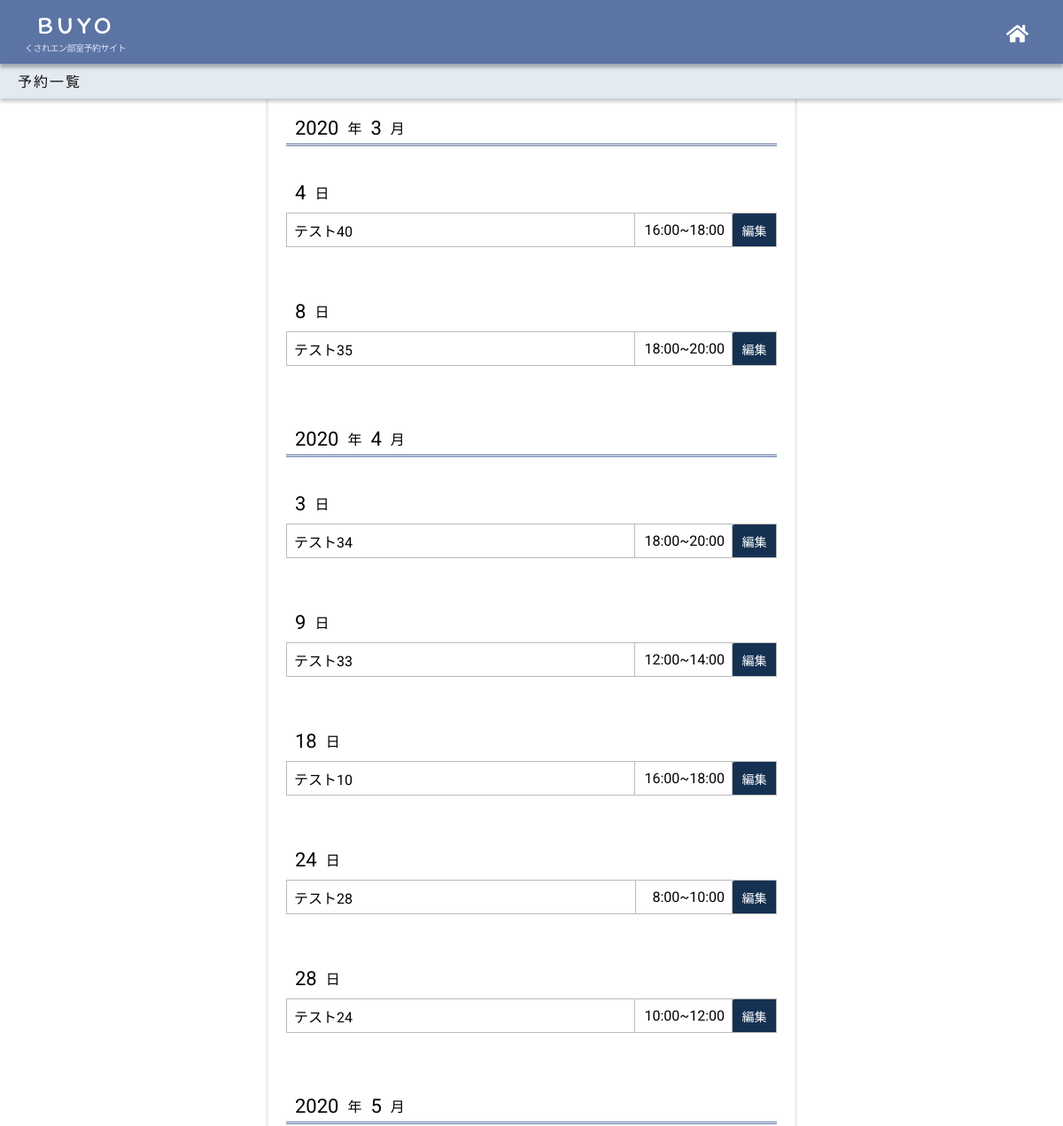
/list.php (upper part), run on an earlier commit of the app's database.
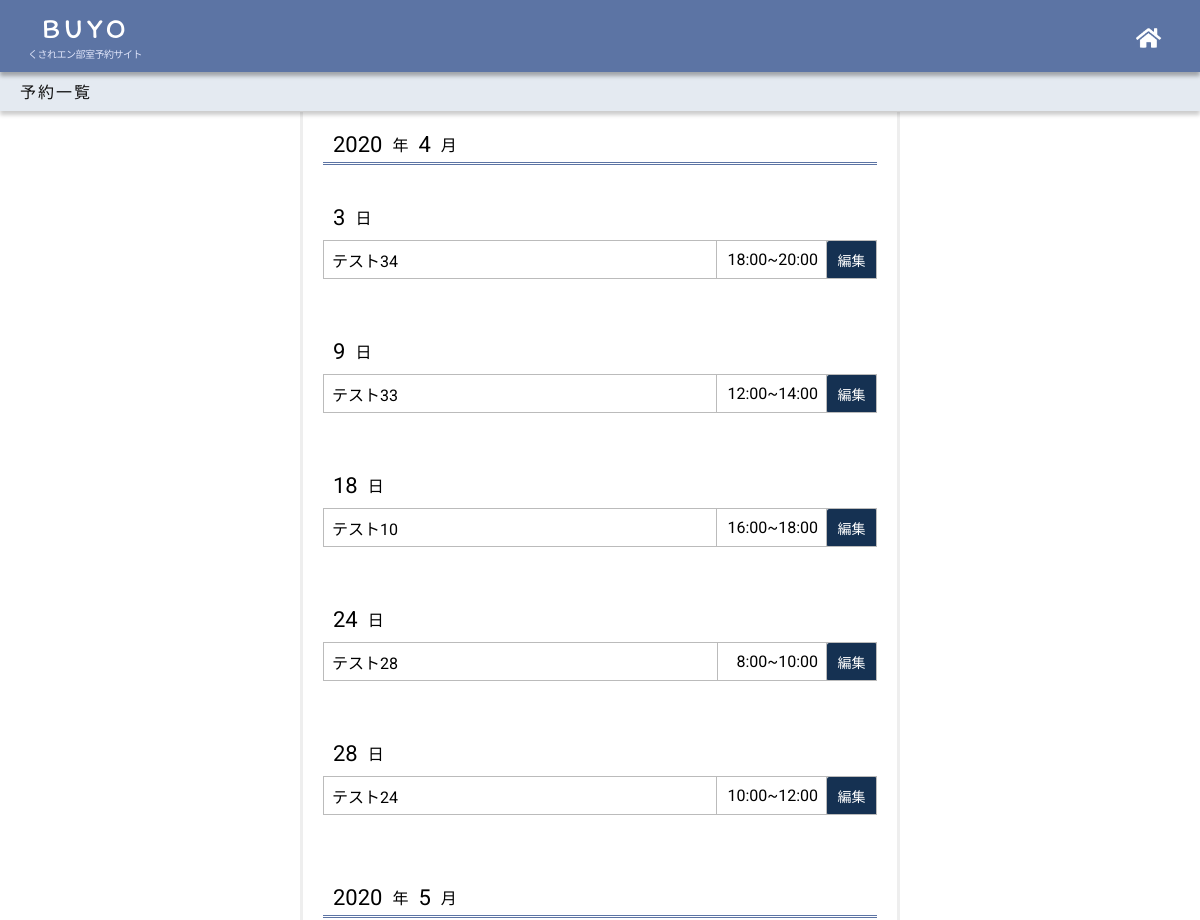
And on a later commit of the database.
### tables this page shows
CREATE TABLE "reserve" (id integer primary key autoincrement, name text, year integer, month integer, date integer, startTimeHour integer, startTimeMinute text, endTimeHour integer, endTimeMinute text);

### list.php (the view, shortened to what this page needs)
<?php include 'common/head.php' ?>
<body>
  <?php include 'common/header.php' ?>
  <section class="sub-header">
    <h2 class="sub-header__title">予約一覧</h2>
  </section>
  <main class="main">
    <div class="list">
      <?php
      $db = new SQLite3("./db/database.sqlite3");
      $sqlCount = "SELECT COUNT(*) FROM reserve";
      $num = $db->querySingle($sqlCount);
      if ($num) {
        $sqlYear = 'SELECT DISTINCT year
        FROM reserve
        WHERE year >= "'.date("Y").'"
        ORDER BY year asc';
        $resYear = $db->query($sqlYear);
        while($rowYear = $resYear->fetchArray(1)) {
          foreach ($rowYear as $year) {
            $sqlMonth = 'SELECT DISTINCT month
            FROM reserve
            -- 今の年以降のデータのみ取得
            -- テスト段階では使わない
            WHERE year = "'.$year.'"
            AND year = "'.date("Y").'"
            AND month >= "'.date("n").'"
            OR year = "'.$year.'"
            AND year = "'.intval(date("Y")+1).'"
            ORDER BY month asc';
            $resMonth = $db->query($sqlMonth);
            while ($rowMonth = $resMonth->fetchArray(1)) {
              echo '<h2>';
              echo $rowYear['year'].'<span>年</span>'.$rowMonth['month'].'<span>月</span>';
              echo '</h2>';
              foreach ($rowMonth as $month) {
                $sqlDate = 'SELECT DISTINCT date
                FROM reserve
                WHERE year = "'.$year.'"
                AND month = "'.$month.'"
                ORDER BY date asc';
                $resDate = $db->query($sqlDate);
                while ($rowDate = $resDate->fetchArray(1)) {
                  echo '<h3>';
                  echo $rowDate['date'].'<span>日</span>';
                  echo '</h3>';
                  foreach ($rowDate as $date) {
                    $sqlTime = 'SELECT id, name, startTimeHour, startTimeMinute, endTimeHour, endTimeMinute
                    FROM reserve
                    WHERE year = "'.$year.'"
                    AND month = "'.$month.'"
                    AND date = "'.$date.'"
                    ORDER BY startTimeHour asc, startTimeMinute asc';
                    $resTime = $db->query($sqlTime);
                    echo '<table>';
                    while ($rowTime = $resTime->fetchArray(1)) {
                      echo '<tr>';
                      echo '<td>'.$rowTime['name'].'</td>';
                      echo '<td>'.$rowTime['startTimeHour'].':'.$rowTime['startTimeMinute'].'~'.
                      $rowTime['endTimeHour'].':'.$rowTime['endTimeMinute'].'</td>';
                      echo '<td><a href="edit.php?id='.$rowTime['id'].'">編集</a></td>';
                      echo '</tr>';
                    }
                    echo '</table>';
                  }
                }
              }
            }
          }
        }
      } else {
        echo "<div class='empty'>";
        echo "<img class='empty__logo' src='images/calendar.svg'>";
        echo "<small class='empty__caption'>最近の予約はありません</small>";
        echo "</div>";
      }
      ?>
    </div>
  </main>
</body>
</html>

What changed in the data, as far as the page shows it:
removed reserve: name "テスト40", startTimeHour "16", startTimeMinute "00", endTimeHour "18", endTimeMinute "00"
removed reserve: name "テスト35", startTimeHour "18", startTimeMinute "00", endTimeHour "20", endTimeMinute "00"
Also different on the page:
list line gone: "2020 年 3 月 4 日 8 日"
